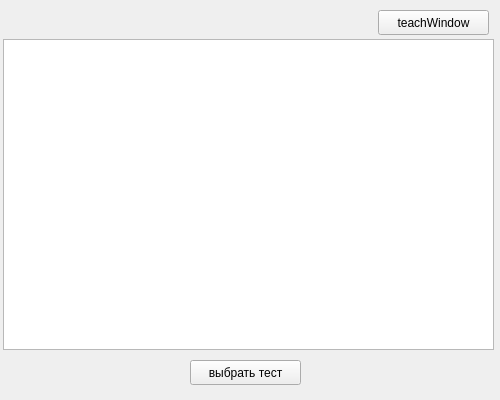
<?xml version="1.0" encoding="UTF-8"?>
<ui version="4.0">
 <class>ViewingResults</class>
 <widget class="QWidget" name="ViewingResults">
  <property name="geometry">
   <rect>
    <x>0</x>
    <y>0</y>
    <width>500</width>
    <height>400</height>
   </rect>
  </property>
  <property name="windowTitle">
   <string>Form</string>
  </property>
  <widget class="QPushButton" name="proverka_batton">
   <property name="geometry">
    <rect>
     <x>378</x>
     <y>10</y>
     <width>111</width>
     <height>25</height>
    </rect>
   </property>
   <property name="text">
    <string>teachWindow</string>
   </property>
  </widget>
  <widget class="QPlainTextEdit" name="ResultEdit">
   <property name="geometry">
    <rect>
     <x>3</x>
     <y>39</y>
     <width>491</width>
     <height>311</height>
    </rect>
   </property>
   <property name="readOnly">
    <bool>true</bool>
   </property>
  </widget>
  <widget class="QPushButton" name="chooseTestButton">
   <property name="geometry">
    <rect>
     <x>190</x>
     <y>360</y>
     <width>111</width>
     <height>25</height>
    </rect>
   </property>
   <property name="text">
    <string>выбрать тест</string>
   </property>
  </widget>
 </widget>
 <resources/>
 <connections/>
</ui>
